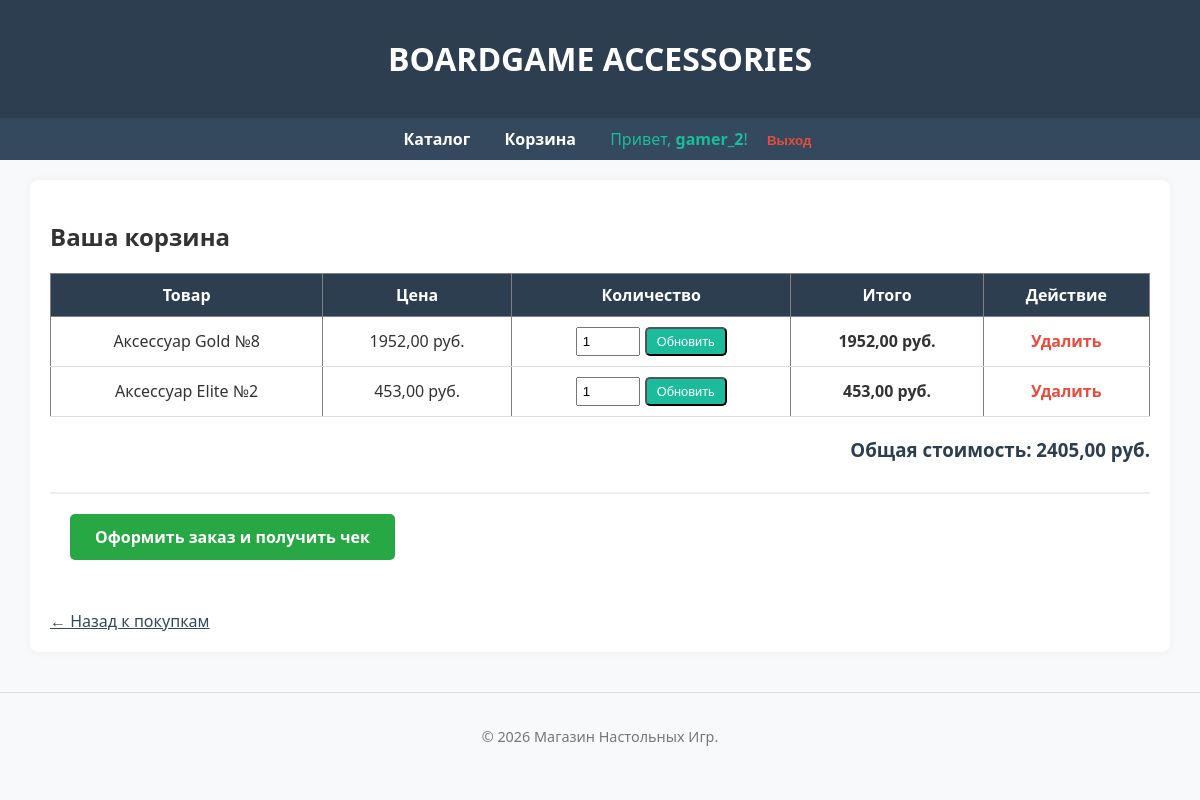
The app's page /cart/ (signed in) with its own data.
### shop/models.py (models this page shows, shortened)
class CartItem(models.Model):
    cart = models.ForeignKey(Cart, related_name='items', on_delete=models.CASCADE, verbose_name="Корзина")
    product = models.ForeignKey(Product, on_delete=models.CASCADE, verbose_name="Товар")
    quantity = models.PositiveIntegerField(default=1, verbose_name="Количество")
    def get_cost(self):
        return self.product.price * self.quantity
    class Meta:
        verbose_name = "Элемент корзины"
        verbose_name_plural = "Элементы корзины"

class Product(models.Model):
    name = models.CharField(max_length=200, verbose_name="Название товара")
    description = models.TextField(verbose_name="Описание товара")
    image = models.ImageField(upload_to='products/', verbose_name="Фото товара", blank=True, null=True)
    price = models.DecimalField(
        max_digits=10,
        decimal_places=2,
        validators=[MinValueValidator(0)],
        verbose_name="Цена"
    )
    stock = models.IntegerField(
        validators=[MinValueValidator(0)],
        verbose_name="Количество на складе"
    )
    category = models.ForeignKey(Category, on_delete=models.CASCADE, verbose_name="Категория")
    producer = models.ForeignKey(Producer, on_delete=models.CASCADE, verbose_name="Производитель")
    class Meta:
        verbose_name = "Товар"
        verbose_name_plural = "Товары"

class Cart(models.Model):
    user = models.OneToOneField(User, on_delete=models.CASCADE, verbose_name="Пользователь")
    created_at = models.DateTimeField(auto_now_add=True, verbose_name="Дата создания")
    def get_total_price(self):
        return sum(item.get_cost() for item in self.items.all())
    class Meta:
        verbose_name = "Корзина"
        verbose_name_plural = "Корзины"

### shop/views.py (the view)
# urls.py: path('cart/', views.cart_view, name='cart_view'),
@login_required
def cart_view(request):
    cart, _ = Cart.objects.get_or_create(user=request.user)
    return render(request, 'shop/cart.html', {'cart': cart})

### shop/templates/shop/cart.html (shortened to what this page needs)
{% extends "shop/base.html" %}
{% block content %}
<h2>Ваша корзина</h2>
<table border="1" cellpadding="10" style="width: 100%; border-collapse: collapse; margin-top: 20px; background: white;">
    <thead style="background: #2c3e50; color: white;">
        <tr>
            <th>Товар</th>
            <th>Цена</th>
            <th>Количество</th>
            <th>Итого</th>
            <th>Действие</th>
        </tr>
    </thead>
    <tbody>
        {% for item in cart.items.all %}
        <tr style="text-align: center; border-bottom: 1px solid #ddd;">
            <td style="padding: 10px;">{{ item.product.name }}</td>
            <td>{{ item.product.price }} руб.</td>
            <td>
                <form action="{% url 'update_cart' item.id %}" method="post" style="display: flex; justify-content: center; gap: 5px;">
                    <input type="number" name="quantity" value="{{ item.quantity }}" min="1" max="{{ item.product.stock }}" style="width: 50px; padding: 5px;">
                    <button type="submit" class="btn" style="padding: 5px 10px; font-size: 0.8rem;">Обновить</button>
                </form>
            </td>
            <td><b>{{ item.get_cost }} руб.</b></td>
            <td>
                <a href="{% url 'remove_from_cart' item.id %}" style="color: #e74c3c; text-decoration: none; font-weight: bold;">Удалить</a>
            </td>
        </tr>
        {% empty %}
        <tr>
            <td colspan="5" style="padding: 20px; color: #777;">Ваша корзина пока пуста. <a href="{% url 'product_list' %}">Вернуться в каталог</a></td>
        </tr>
        {% endfor %}
    </tbody>
</table>
{% if cart.items.all %}
    <h3 style="text-align: right; margin-top: 20px; color: #2c3e50;">Общая стоимость: {{ cart.get_total_price }} руб.</h3>
{% endif %}
<div style="margin-top: 30px; padding: 20px; border-top: 2px solid #eee;">
<a href="{% url 'checkout' %}" style="display: inline-block; background-color: #28a745; color: white; padding: 12px 25px; text-decoration: none; border-radius: 5px; font-weight: bold;">
    Оформить заказ и получить чек
</a>
</div>
<div style="margin-top: 30px;">
    <a href="{% url 'product_list' %}" style="color: #34495e;">← Назад к покупкам</a>
</div>
{% endblock %}

### shop/templates/shop/base.html (shortened to what this page needs)
<!DOCTYPE html>
<html lang="ru">
<head>
</head>
<body>
<header>
    <h1>BOARDGAME ACCESSORIES</h1>
</header>
<nav>
    <a href="{% url 'product_list' %}">Каталог</a>
    {% if user.is_authenticated %}
        <a href="{% url 'cart_view' %}">Корзина</a>
        <span style="color: #1abc9c; margin: 0 15px;">Привет, <b>{{ user.username }}</b>!</span>
        <form action="{% url 'logout' %}" method="post" style="display: inline;">
    <button type="submit" style="background: none; border: none; color: #e74c3c; cursor: pointer; font-weight: bold; padding: 0;">
        Выход
    </button>
</form>
    {% else %}
        <a href="{% url 'login' %}">Вход</a>
        <a href="{% url 'register' %}" style="color: #1abc9c; font-weight: bold;">Регистрация</a>
        <a href="/admin/" style="font-size: 0.8rem; opacity: 0.7;">(Админ)</a>
    {% endif %}
</nav>
<div class="container">
    {% block content %}
    {% endblock %}
</div>
<footer>
    <p>&copy; 2026 Магазин Настольных Игр.</p>
</footer>
</body>
</html>

### shop/templates/shop/base.html (style rules this page uses)
body { font-family: 'Segoe UI', Tahoma, Geneva, Verdana, sans-serif; margin: 0; background-color: #f8f9fa; color: #333; }
header { background-color: #2c3e50; color: white; padding: 1rem 0; text-align: center; box-shadow: 0 2px 5px rgba(0,0,0,0.1); }
nav { background: #34495e; padding: 10px; text-align: center; }
nav a { color: white; margin: 0 15px; text-decoration: none; font-weight: bold; }
.container { max-width: 1100px; margin: 20px auto; padding: 20px; background: white; border-radius: 8px; box-shadow: 0 0 10px rgba(0,0,0,0.05); }
footer { text-align: center; padding: 20px; font-size: 0.9rem; color: #777; margin-top: 40px; border-top: 1px solid #ddd; }
.btn { display: inline-block; background: #1abc9c; color: white; padding: 10px 20px; border-radius: 5px; text-decoration: none; transition: 0.3s; }

### records on screen
CartItem: product.name "Аксессуар Gold №8", product.price "1952,00", quantity "1", get_cost "1952,00"
CartItem: product.name "Аксессуар Elite №2", product.price "453,00", quantity "1", get_cost "453,00"
Cart: get_total_price "2405,00"

### other values on screen
{{ user.username }} "gamer_2"
